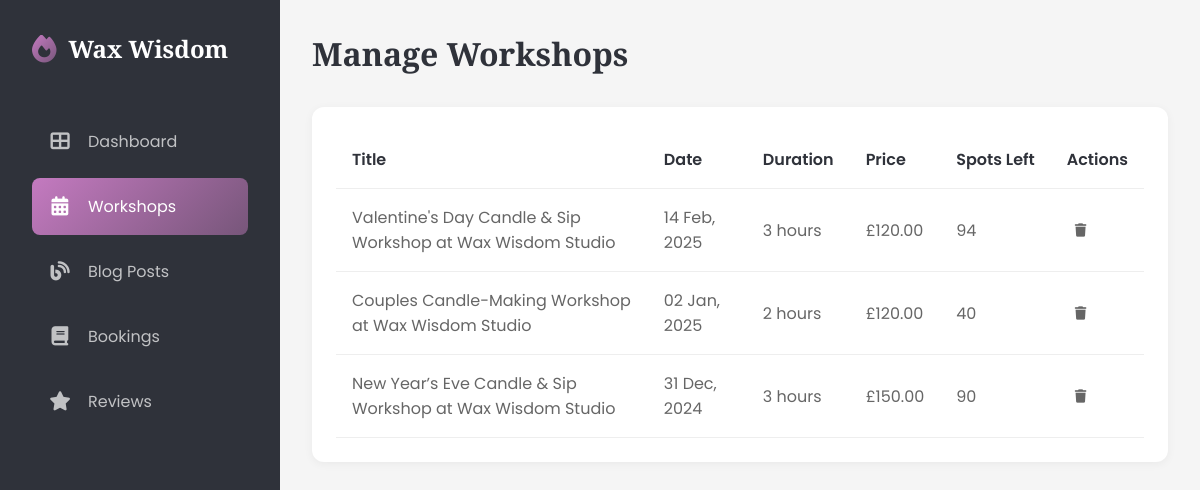
Page /dashboard/workshops/ (signed in) on the earlier database version.
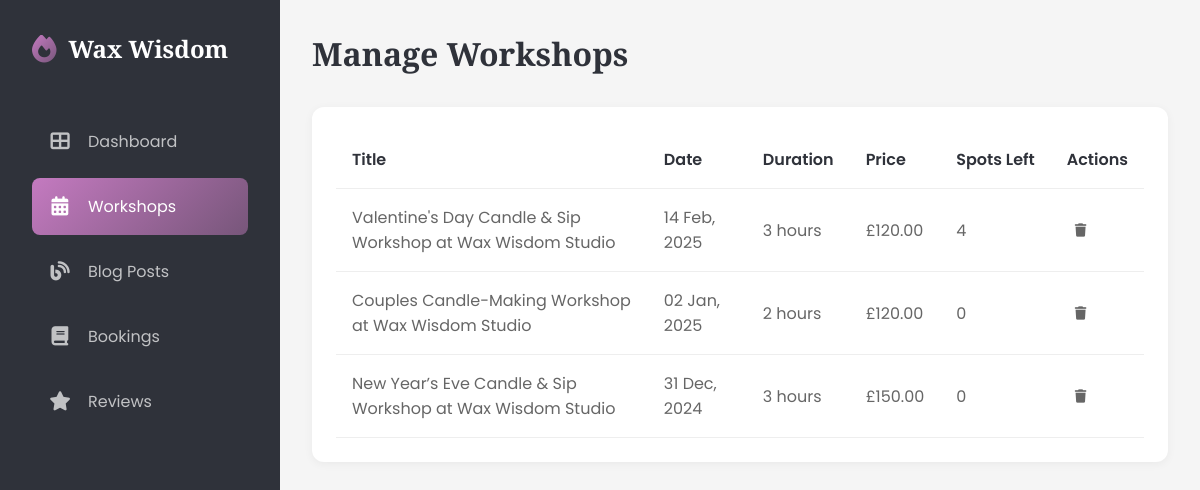
Same page on the later database version.
### candle/models.py (models this page shows, shortened)
class CandleWorkshop(models.Model):
    title = models.CharField(max_length=255)
    description = models.TextField()
    duration = models.FloatField(
        help_text='Duration of the workshop in hours (e.g., 1.5 for 1.5 hours)'
    )
    thumbnail = models.ImageField(
        upload_to='workshop_thumbnails/',
        null=True,
        blank=True,
        help_text='Featured image for the workshop',
        storage=RawMediaCloudinaryStorage()
    )
    date = models.DateField()
    time = models.TimeField()
    price = models.DecimalField(max_digits=10, decimal_places=2)
    capacity = models.IntegerField()
    def get_remaining_seats(self):
        total_booked_seats = Booking.objects.filter(
            workshop=self,
            status__in=['confirmed', 'pending']
        ).aggregate(
            total=models.Sum('number_of_seats')
        )['total'] or 0
        return self.capacity - total_booked_seats
    @property
    def formatted_duration(self):
        return int(self.duration) if self.duration.is_integer() else self.duration
    class Meta:
        ordering = ("-date",)

### candle/views.py (the view)
# urls.py: path("workshops/",DashboardWorkshopView.as_view(),name="dashboard_workshops"),
class DashboardWorkshopView(LoginRequiredMixin,ListView):
    model = CandleWorkshop
    template_name = "candle/dashboard/workshops.html"
    context_object_name = 'workshops'
    paginate_by = 10
    def get_queryset(self):
        user = self.request.user
        if user.is_superuser:
            return CandleWorkshop.objects.all().order_by('-date', '-time')
        return CandleWorkshop.objects.filter(instructor=user).order_by('-date', '-time')
    def get_context_data(self, **kwargs):
        context = super().get_context_data(**kwargs)
        context["active_menu"] = "workshops"
        return context

### candle/context_processors.py (called while the page is built)
def company_info(request):
    config = {
        "latest_blogs":Blogpost.objects.all()[:6],
        "latest_workshops":CandleWorkshop.objects.all()[:6]
    }
    try:
        config.update(Config.objects.first().as_dict())
    except Exception as e:
        pass
    return config

### candle/models.py (called while the page is built)
    def as_dict(self):
        return {
            'site_name': self.site_name or '',
            'site_title': self.site_title or '',
            "about_us": self.about_us or '',
            'site_description': self.site_description or '',
            'facebook_url': self.facebook_url or '',
            'instagram_url': self.instagram_url or '',
            "pinterest_url": self.pinterest_url or ""
        }

### candle/templates/candle/dashboard/workshops.html (shortened to what this page needs)
{% extends 'candle/dashboard/base.html' %}
{% block content %}
<main class="main-content">
    <div class="page-header">
        <h1 class="page-title">Manage Workshops</h1>
    </div>
    <div class="table-container">
        <table>
            <thead>
                <tr>
                    <th>Title</th>
                    <th>Date</th>
                    <th>Duration</th>
                    <th>Price</th>
                    <th>Spots Left</th>
                    <th>Actions</th>
                </tr>
            </thead>
            <tbody id="workshopsTable">
                {% for workshop in workshops %}
                    <tr>
                            <td>{{workshop.title}}</td>
                            <td>{{workshop.date|date:"d M, Y"}}</td>
                            <td>{{workshop.formatted_duration}} hours</td>
                            <td>£{{workshop.price}}</td>
                            <td>{{workshop.get_remaining_seats}}</td>
                            <td class="action-buttons">
                                <form method="post" action="{% url 'candle:delete_workshops' workshop.id %}" class="delete-form">
                                    <button type="submit" class="action-btn">
                                        <i class="fas fa-trash"></i>
                                    </button>
                                </form>
                            </td>
                    </tr>
                {% endfor %}
            </tbody>
        </table>
    </div>
</main>
{% endblock content %}

Differences in the rows shown:
changed CandleWorkshop "Valentine's Day Candle & Sip Workshop at Wax Wisdom Studio": get_remaining_seats "94" → "4"
changed CandleWorkshop "Couples Candle-Making Workshop at Wax Wisdom Studio": get_remaining_seats "40" → "0"
changed CandleWorkshop "New Year’s Eve Candle & Sip Workshop at Wax Wisdom Studio": get_remaining_seats "90" → "0"
